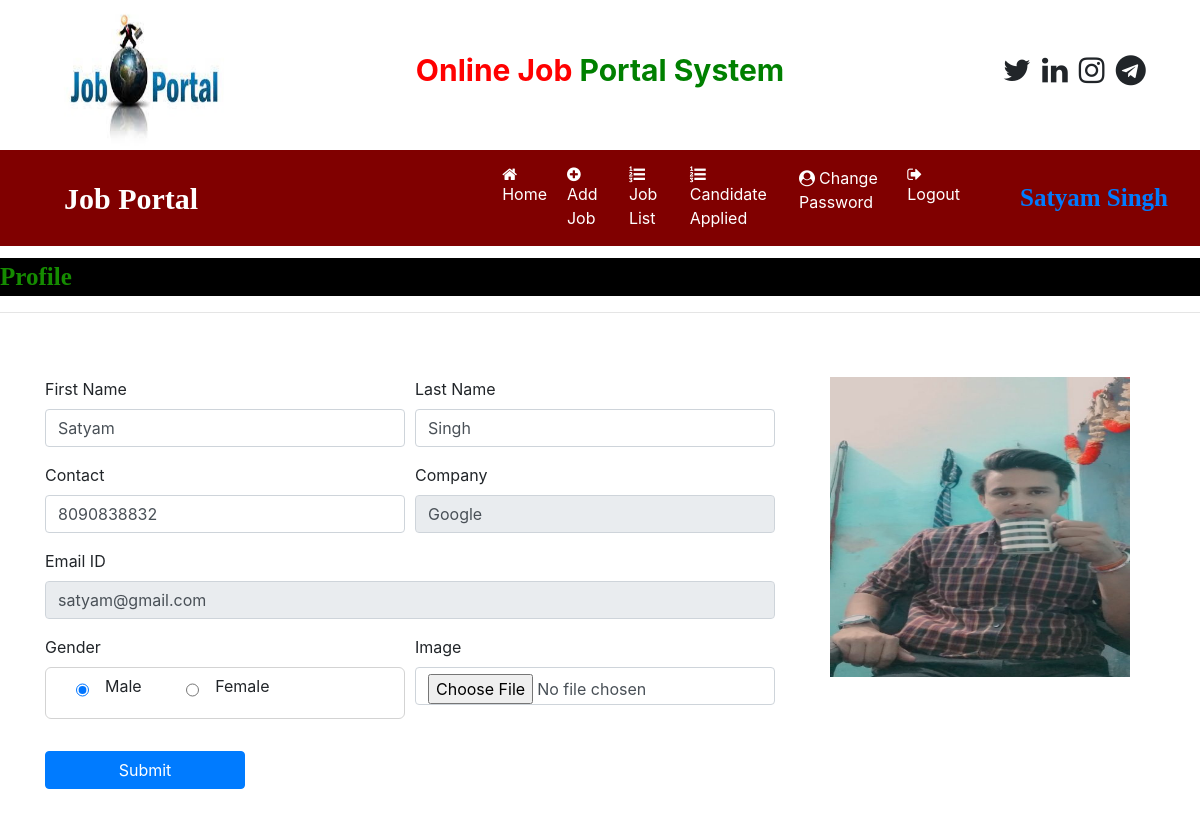
/recruiter_home (signed in), run on the app's committed database.
### job/models.py (models this page shows, shortened)
class Recruiter(models.Model):
    user = models.ForeignKey(User,on_delete=models.CASCADE)
    mobile = models.CharField(max_length=150,null=True)
    image = models.FileField(null=True)
    gender = models.CharField(max_length=250,null=True)
    company = models.CharField(max_length=250,null=True)
    type = models.CharField(max_length=130,null=True)
    status = models.CharField(max_length=130,null=True)

### job/views.py (the view, shortened to what this page needs)
# urls.py: path('recruiter_home',  recruiter_home,  name="recruiter_home"),
def recruiter_home(request):
    if not request.user.is_authenticated:
        return redirect('recruiter_login')
    user = request.user
    recruiter = Recruiter.objects.get(user=user)
    error = ""
    d = {'recruiter':recruiter,'error':error}
    return render(request,'recruiter_home.html',d)

### job/templates/recruiter_home.html (shortened to what this page needs)
{% load static %}
{% block body %}
{% include 'recruiter_navigation.html' %}
<marquee style="font-family : 'Monotype Corsiva'; font-size:25px ; color : rgb(21, 139, 0) ; background-color : black ;font-weight: bold ; margin-top : 1%">
    Profile
</marquee>
<hr>
<div class="container">
    <div class="row">
        <div class="col-sm-8">
<form class="mt-5" name="signup" method="post" enctype="multipart/form-data">
    <div class="form-row">
        <div class="form-group col-md-6">
            <label>First Name</label>
            <input type="text" class="form-control" name="fname" value="{{recruiter.user.first_name}}" required>
        </div>
        <div class="form-group col-md-6">
            <label>Last Name</label>
            <input type="text" class="form-control" name="lname" value="{{recruiter.user.last_name}}"  >
        </div>
    </div>
    <div class="form-row">
        <div class="form-group col-md-6">
            <label>Contact</label>
            <input type="text" class="form-control" name="contact" value="{{recruiter.mobile}}" required >
        </div>
        <div class="form-group col-md-6">
            <label>Company</label>
            <input type="text" class="form-control" name="company" value="{{recruiter.company}}" readonly  >
        </div>
    </div>
    <div class="form-row">
        <div class="form-group col-md-12">
            <label>Email ID</label>
            <input type="email" class="form-control" name="email" value="{{recruiter.user.username}}"  readonly >
        </div>
    </div>
    <div class="form-row">
        <div class="form-group col-md-6">
                <label>Gender</label>
                {% if recruiter.gender == "Male" %}
            <div style="border: 1px solid lightgrey; padding : 6px ; border-radius: 6px; ">
             <div class="custom-control custom-radio custom-control-inline">
                 <input type="radio" id="customRadioInline1" name="gender" class="custom-control-inline" value="Male" checked>
                 <label class="custom-control-lable" for="customRadioInline1">Male</label>
             </div>
             <div class="custom-control custom-radio custom-control-inline">
                <input type="radio" id="customRadioInline2" name="gender" class="custom-control-inline" value="Female">
                <label class="custom-control-lable" for="customRadioInline1">Female</label>
            </div>
        </div>
       {% endif %}
        </div>
        <div class="form-group col-md-6">
            <label>Image</label>
            <input type="file" class="form-control" name="image" accept="image/*" >
        </div>
    </div>
    <input type="submit" value="Submit" class="btn btn-primary my-3" style="width: 200px;">
</form>
         </div>
    <div class="col-sm-4 mt-5 text-center">
        <img src="{{recruiter.image.url}}" width="300px" height="300px">
    </div>
    </div>
</div>
{%  endblock %}

### job/templates/recruiter_navigation.html (shortened to what this page needs)
<html>
    <head>
        {% load static %}
  <link rel="stylesheet" href="https://cdn.jsdelivr.net/npm/bootstrap@4.6.1/dist/css/bootstrap.min.css">
  <link rel="stylesheet" href="https://cdnjs.cloudflare.com/ajax/libs/font-awesome/4.7.0/css/font-awesome.min.css">
    </head>
    <body>
        <div class="container">
             <div class="row">
                <div class="col-sm-3">
                   <img src="{% static 'images/v1.jpg' %}"  style="width:180px;height:150px"  >
                </div>
                <div class="col-sm-6 mt-5 text-center">
                     <span style="font-weight: bold; font-size : 30px">
                        <span style="color : red">Online Job</span>
                        <span style="color : green">Portal System</span>
                     </span>
                 </div>
                 <div class="col-sm-3 mt-5" style = "padding-left: 10%">
                    <span style="font-weight: bold; font-size: 30px">
                        <span><i class="fa fa-twitter pl-1"></i></span>
                        <span><i class="fa fa-linkedin pl-1"></i></span>
                        <span><i class="fa fa-instagram pl-1"></i></span>
                        <span><i class="fa fa-telegram pl-1"></i></span>
                    </span>
                 </div>
             </div>
        </div>
        <nav class="navbar navbar-expand-sm" style="background-color: maroon">
            <a class="navbar-brand text-white pl-5 font-weight-bold" style="font-family:'Monotype Corsiva'; font-size:30px">Job Portal</a>
            <ul class="navbar-nav">
                <li class="nav-item">
                    <a class="nav-link" href="{% url 'recruiter_home' %}"style='margin-left:280px'><i class="fa fa-home mr-1"></i>Home</a>
                </li>
                <li class="nav-item">
                    <a class="nav-link {% if request.path == '/add_job' %} active {% endif %}" href="{% url 'add_job' %}"><i class="fa fa-plus-circle mr-1"></i>Add Job</a>
                </li>
                <li class="nav-item">
                    <a class="nav-link {% if request.path == '/job_list' %} active {% endif %}" href="{% url 'job_list' %}"><i class="fa fa-list-ol mr-1"></i>Job List</a>
                </li>
                <li class="nav-item">
                    <a class="nav-link {% if request.path == '/applied_candidatelist' %} active {% endif %}" href="{% url 'applied_candidatelist' %}"><i class="fa fa-list-ol mr-1"></i>Candidate Applied</a>
                </li>
                <li class="nav-item">
                    <a class="nav-link {% if request.path == '/change_passwordrecruiter' %} active {% endif %}" href="{% url 'change_passwordrecruiter' %}"><i class="fa fa-user-circle mr-1"></i>Change Password</a>
                </li>
                <li class="nav-item">
                    <a class="nav-link" href="{% url 'Logout' %}"> <i class="fa fa-sign-out mr-1"></i>Logout</a>
                </li>
            </ul>
            <a class="navbar-brand text-chartreuse pl-5 font-weight-bold" style="font-family:'Monotype Corsiva'; font-size:25px">{{request.user.first_name}} {{request.user.last_name}}</a>
        </nav>
    </body>
</html>

### job/templates/recruiter_navigation.html (style rules this page uses)
.nav-link { color: white !important; margin-right: 4px; }

### data on the page
Recruiter: fname "Satyam", lname "Singh", contact "8090838832", company "Google", email "satyam@gmail.com", image (picture)

### other printed values
{{ request.user.first_name }} "Satyam"
{{ request.user.last_name }} "Singh"
